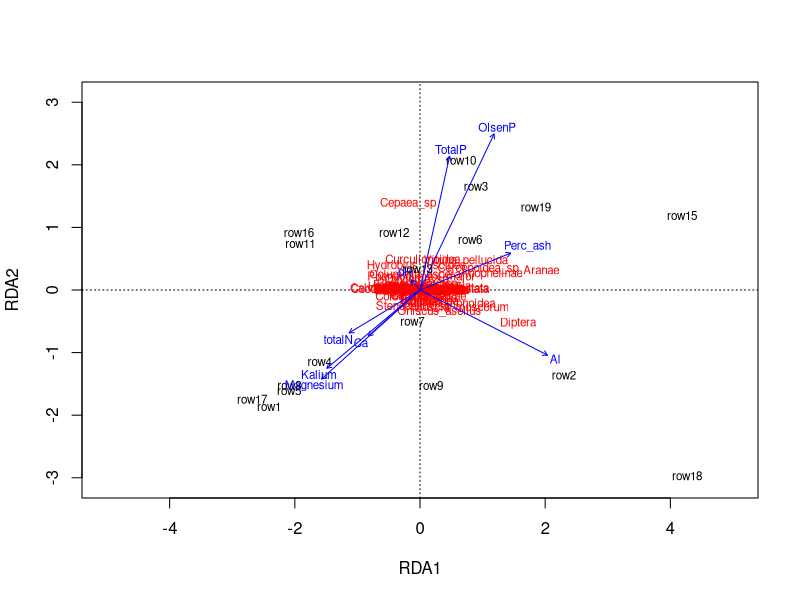

Here is the R script that generated this plot:
# For this week it's time to start exploring your own ideas and questions in R.
  # There are at least five options in the dataset to create the following comparisons.

# (Q1 - 12 pts) Use the dataset from the tutorial to complete one redundancy analysis (RDA) with variance partitioning on a different community (NOT the nematodes).
  # Explain the ecological importance of your significant predictor variables, or the importance if none are significant for your community.

library(readxl)

setwd("C:/GitHub/hanakbe2/Week 9")
abiotic.tibble <- read_excel("Penaetal_2016_data.xlsx", sheet = "Abiotic factors")

abiotic <- as.data.frame(abiotic.tibble)

invert.tibble <- read_excel("Penaetal_2016_data.xlsx", sheet = "Invertebrate_community")
invert <- as.data.frame(invert.tibble)
head(invert)

abiotic.names <- paste(abiotic$Parcel, abiotic$Land_Use)
abiotic$names <- abiotic.names

invert.names <- paste(invert$Parcel, invert$Landuse)
invert$names <- invert.names

abiotic.means <- aggregate(x = abiotic, by = list(abiotic$names), FUN = "mean")
invert.means <- aggregate(x = invert, by = list(invert$names), FUN = "mean")



abiotic.means1 <- abiotic.means[,c(-1,-2,-3,-5,-6,-16)]
invert.means1 <- invert.means[-5,c(-1:-3,-73)]


invert.means2 <- as.data.frame(sapply(invert.means1, as.numeric))
abiotic.means2 <- as.data.frame(sapply(abiotic.means1, as.numeric))


library(vegan)
colnames(abiotic.means2)
ord <- rda(invert.means2 ~ pH + totalN + Perc_ash + Kalium + Magnesium + Ca + Al + TotalP + OlsenP, abiotic.means2)
ord
anova(ord)
plot(ord, ylim = c(-2,2), xlim = c(-5,5))  


ord <- rda(invert.means2 ~., abiotic.means2)
ord.int <- rda(invert.means2 ~1, abiotic.means2) 

step.mod <- ordistep(ord.int, scope = formula(ord), selection = "both")
step.mod$anova

#there were no significant variables for this data set which indicates that abiotic factors do not influence the invertebrate community.

# (Q2 - 12 pts) Then use the dataset from the tutorial to create a linear model related to your RDA. Try multiple predictors to find the best fit model.
  # Explain the ecological importance of the significant predictors, or lack of significant predictors.

# (Q3 - 6 pts) Provide a 3-4 sentence synthesis of how these results relate to one another and the value of considering both together for interpreting biotic-abiotic interactions.


